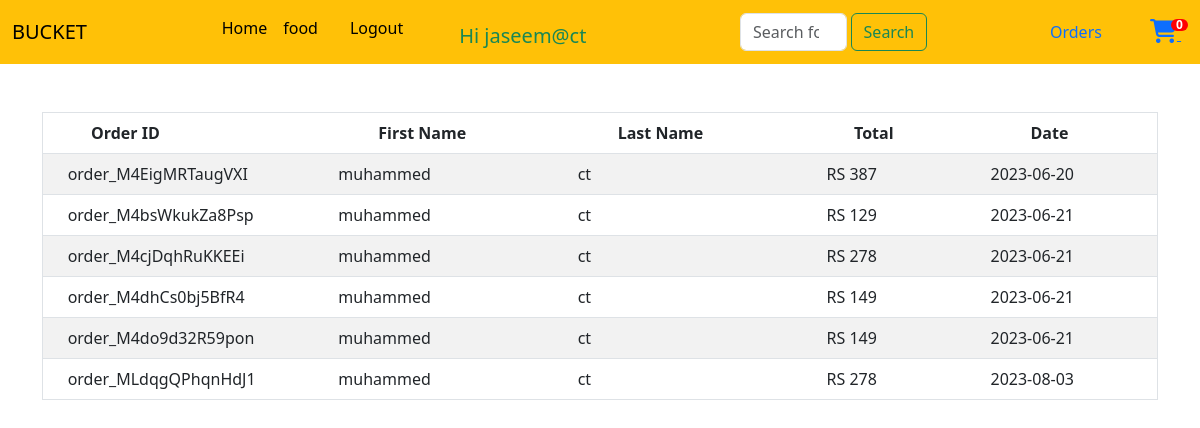
Screenshot of /orders/ (signed in) with the database file from the repository.
### capp/models.py (models this page shows)
class order(models.Model):
     user_name=models.CharField(max_length=100)
     first_name=models.CharField(max_length=100)
     last_name=models.CharField(max_length=100)
     country=models.CharField(max_length=100)
     address=models.CharField(max_length=100)
     email=models.CharField(max_length=100)
     payment_id=models.CharField(max_length=100)
     provider_order_id=models.CharField(max_length=100,default='')
     signature_id=models.CharField(max_length=100,default='')
     products=models.CharField(max_length=100)
     total_amount=models.CharField(max_length=100)
     date=models.CharField(max_length=100)
     status=models.CharField(max_length=1)
     phone=models.CharField(max_length=100,default='')

### capp/views.py (the view)
# urls.py: path("orders/", views.orders, name="orders"),
def orders(request):
  orders = order.objects.filter(status='1').filter(user_name=request.user)
  return render(request,'orders.html',{'orders':orders})

### capp/templates/orders.html
{% extends 'home.html' %}
{% load static %}
{% block content %}
<div class="container mt-5">
    <table class="table table-striped" border="">
        <thead class="thead-dark">
            <tr>
                <th scope="col" class="px-5">Order ID</th>
                <th scope="col" class="px-5">First Name</th>
                <th scope="col" class="px-5">Last Name</th>
                <th scope="col" class="px-5">Total</th>
                <th scope="col" class="px-5">Date</th>
            </tr>
        </thead>
        <tbody>
            {% for order in orders %}
            <tr>
                <td>&nbsp;&nbsp;&nbsp;&nbsp;{{order.provider_order_id}}</td>
                <td>{{order.first_name}}</td>
                <td>{{order.last_name}}</td>
                <td>&nbsp;&nbsp;&nbsp;RS {{order.total_amount}}</td>
                <td>{{order.date}}</td>
            </tr>
            {% empty %}
            <p>No order has been made yet.</p>
            <a href="/" class="btn btn-outline-primary-2 mb-5"><span>GO SHOP</span><i
                    class="icon-long-arrow-right"></i></a>
            {% endfor %}
        </tbody>
    </table>
</div>
{% endblock content %}

### capp/templates/home.html (shortened to what this page needs)
{% load static %}
<!DOCTYPE html>
<html lang="en">
<head>
  <link rel="stylesheet" href="">
  <link rel="stylesheet" href="https://cdnjs.cloudflare.com/ajax/libs/font-awesome/6.3.0/css/all.min.css">
  <link href="https://cdn.jsdelivr.net/npm/bootstrap@5.3.0/dist/css/bootstrap.min.css" rel="stylesheet"
>
</head>
<body>
  <body>
    <nav class="navbar navbar-expand-lg  bg-warning">
      <div class="container-fluid">
        <a class="navbar-brand pe-5" href="#">BUCKET</a>
        <div class="collapse navbar-collapse" id="navbarSupportedContent">
          <ul class="navbar-nav m-auto mb-2 mb-lg-0 ">
            <li class="nav-item ">
              <a class="nav-link active" aria-current="page" href="{% url 'home' %}" id="home">Home</a>
            </li>
            <li class="nav-item">
              <a class="nav-link active" href="{% url 'ppage' %}" id="food">food</a>
            </li>
            <li class="nav-item">
              <a class="nav-link active" href="login.html" id="food">
                {% if request.user.is_authenticated %}
            <li><a class="nav-link active" href="{% url 'logout' %}">Logout</a></li>
            <li class="navbar-brand ms-5 mt-2 text-success">Hi {{request.user}}</li>
            {% else %}
            <li><a class="nav-link active" href="{% url 'login' %}">Sign in / Sign up</a></li>
            {% endif %}</a>
            </li>
          </ul>
          <div class="container w-25">
            <form class="d-flex" role="search">
              <input class="form-control me-1" type="search" placeholder="Search foods" aria-label="Search">
              <button class="btn btn-outline-success me-5" type="submit">Search</button>
            </form>
          </div>
        {% if not request.user.is_anonymous %}
        <a href="/orders" class="text-decoration-none me-5">Orders</a>
        {% endif %}
          <a href="{% url 'cart' %}">
            <i class="fa" style="font-size:24px">&#xf07a;</i>
            <span class='badge badge-warning' id='cart-count'> 0 </span>
          </a>
        </div>
      </div>
    </nav>
    {% block content %}{% endblock content %}
  </body>
</html>

### capp/templates/home.html (style rules this page uses)
.badge { padding-left: 9px; padding-right: 9px; -webkit-border-radius: 9px; -moz-border-radius: 9px; border-radius: 9px; }
#cart-count { font-size: 12px; background: #ff0000; color: #fff; padding: 0 5px; vertical-align: top; margin-left: -10px; }

### rows the page displays
order: provider_order_id "order_M4EigMRTaugVXI", first_name "muhammed", last_name "ct", total_amount "387", date "2023-06-20"
order: provider_order_id "order_M4bsWkukZa8Psp", first_name "muhammed", last_name "ct", total_amount "129", date "2023-06-21"
order: provider_order_id "order_M4cjDqhRuKKEEi", first_name "muhammed", last_name "ct", total_amount "278", date "2023-06-21"
order: provider_order_id "order_M4dhCs0bj5BfR4", first_name "muhammed", last_name "ct", total_amount "149", date "2023-06-21"
order: provider_order_id "order_M4do9d32R59pon", first_name "muhammed", last_name "ct", total_amount "149", date "2023-06-21"
order: provider_order_id "order_MLdqgQPhqnHdJ1", first_name "muhammed", last_name "ct", total_amount "278", date "2023-08-03"

### other values shown
{{ request.user }} "jaseem@ct"
